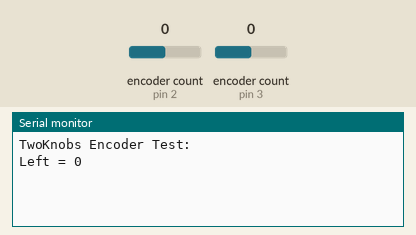
A sketch run on a simulated Arduino Uno, built with avr-gcc and run on an emulated ATmega328P. Shown: the last lines printed to the serial monitor. Inputs (shaded band) come from the test bench; at power-on: encoder count (sensors on pin 2, pin 3) 0.

Above: at 1.2 s.
1.3 s: encoder count (sensor on pin 2) set to 1
At 2.5 s:
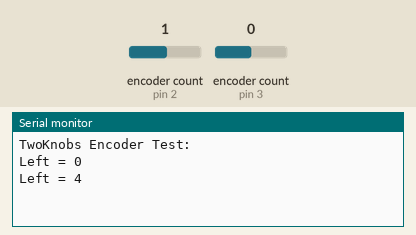
2.8 s: encoder count (sensor on pin 2) set to 2
At 3.6 s:
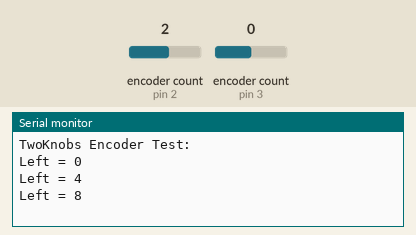

The sketch:

JULY2021_EncoderTest1.ino
```cpp
#include <Encoder.h>

// Change these pin numbers to the pins connected to your encoder.
//   Best Performance: both pins have interrupt capability
//   Good Performance: only the first pin has interrupt capability
//   Low Performance:  neither pin has interrupt capability
Encoder knobLeft(2, 7);
Encoder knobRight(3, 5);
//   avoid using pins with LEDs attached

void setup() {
  Serial.begin(9600);
  Serial.println("TwoKnobs Encoder Test:");
}

long positionLeft  = -999;
long positionRight = -999;

void loop() {
  long newLeft, newRight;
  newLeft = knobLeft.read();
  newRight = knobRight.read();
  if (newLeft != positionLeft || newRight != positionRight) {
    Serial.print("Left = ");
    Serial.println(newLeft);
    //Serial.print(", Right = ");
   // Serial.print(newRight);
    //Serial.println();
    positionLeft = newLeft;
    positionRight = newRight;
  }
  // if a character is sent from the serial monitor,
  // reset both back to zero.
  /*
  if (Serial.available()) {
    Serial.read();
    Serial.println("Reset both knobs to zero");
    knobLeft.write(0);
    knobRight.write(0);
  }
  */


}
```

Measured:
- after the input at 1.3 s, the serial monitor: prints a new line at once (image 1)
- after the input at 2.8 s, the serial monitor: prints a new line at once (image 2)
